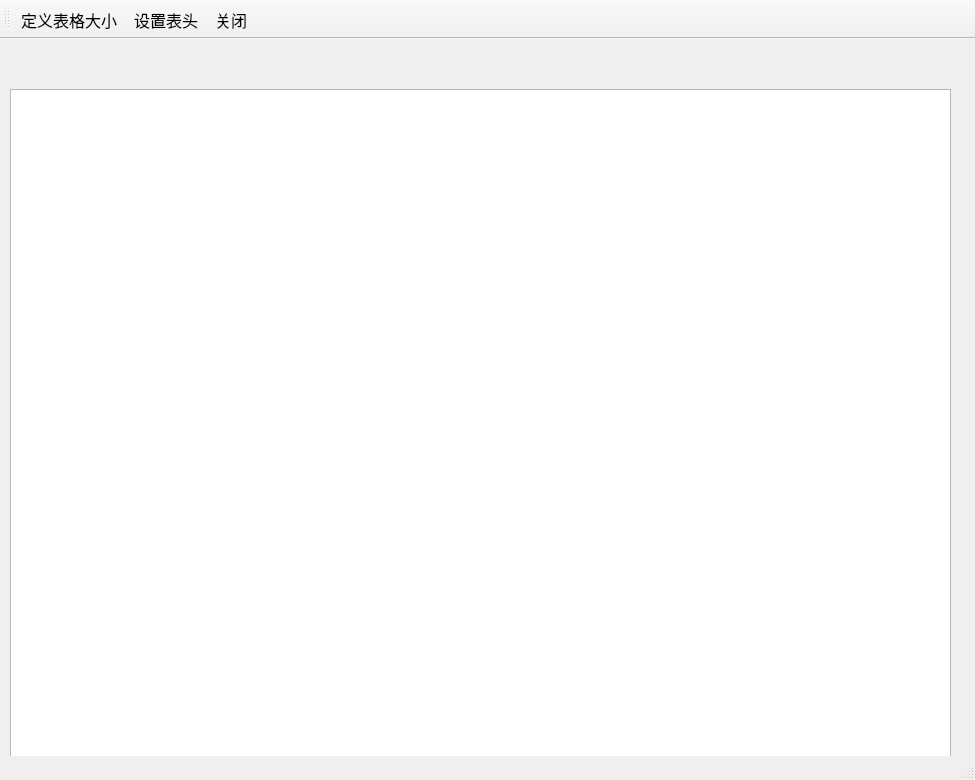
<?xml version="1.0" encoding="UTF-8"?>
<ui version="4.0">
 <class>QFormTable</class>
 <widget class="QMainWindow" name="QFormTable">
  <property name="geometry">
   <rect>
    <x>0</x>
    <y>0</y>
    <width>975</width>
    <height>780</height>
   </rect>
  </property>
  <property name="font">
   <font>
    <family>Times New Roman</family>
    <pointsize>12</pointsize>
   </font>
  </property>
  <property name="windowTitle">
   <string>MainWindow</string>
  </property>
  <widget class="QWidget" name="centralwidget">
   <widget class="QTableView" name="tableView">
    <property name="geometry">
     <rect>
      <x>10</x>
      <y>50</y>
      <width>941</width>
      <height>681</height>
     </rect>
    </property>
   </widget>
  </widget>
  <widget class="QMenuBar" name="menubar">
   <property name="geometry">
    <rect>
     <x>0</x>
     <y>0</y>
     <width>975</width>
     <height>28</height>
    </rect>
   </property>
  </widget>
  <widget class="QStatusBar" name="statusbar"/>
  <widget class="QToolBar" name="toolBar">
   <property name="windowTitle">
    <string>toolBar</string>
   </property>
   <property name="toolButtonStyle">
    <enum>Qt::ToolButtonTextBesideIcon</enum>
   </property>
   <attribute name="toolBarArea">
    <enum>TopToolBarArea</enum>
   </attribute>
   <attribute name="toolBarBreak">
    <bool>false</bool>
   </attribute>
   <addaction name="actSize"/>
   <addaction name="actSetHeader"/>
   <addaction name="actClose"/>
  </widget>
  <action name="actSize">
   <property name="icon">
    <iconset resource="images.qrc">
     <normaloff>:/images/230.bmp</normaloff>:/images/230.bmp</iconset>
   </property>
   <property name="text">
    <string>定义表格大小</string>
   </property>
   <property name="toolTip">
    <string>定义表格大小</string>
   </property>
  </action>
  <action name="actSetHeader">
   <property name="icon">
    <iconset resource="images.qrc">
     <normaloff>:/images/516.bmp</normaloff>:/images/516.bmp</iconset>
   </property>
   <property name="text">
    <string>设置表头</string>
   </property>
   <property name="toolTip">
    <string>设置表头文字</string>
   </property>
  </action>
  <action name="actClose">
   <property name="icon">
    <iconset resource="images.qrc">
     <normaloff>:/images/132.bmp</normaloff>:/images/132.bmp</iconset>
   </property>
   <property name="text">
    <string>关闭</string>
   </property>
   <property name="toolTip">
    <string>关闭本窗口</string>
   </property>
  </action>
 </widget>
 <resources>
  <include location="images.qrc"/>
 </resources>
 <connections>
  <connection>
   <sender>actClose</sender>
   <signal>triggered()</signal>
   <receiver>QFormTable</receiver>
   <slot>close()</slot>
   <hints>
    <hint type="sourcelabel">
     <x>-1</x>
     <y>-1</y>
    </hint>
    <hint type="destinationlabel">
     <x>487</x>
     <y>389</y>
    </hint>
   </hints>
  </connection>
 </connections>
</ui>
